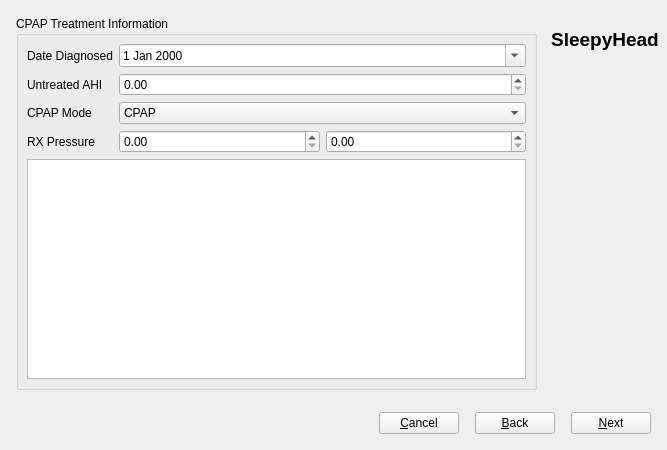
<?xml version="1.0" encoding="UTF-8"?>
<ui version="4.0">
 <class>NewProfile</class>
 <widget class="QDialog" name="NewProfile">
  <property name="geometry">
   <rect>
    <x>0</x>
    <y>0</y>
    <width>667</width>
    <height>450</height>
   </rect>
  </property>
  <property name="windowTitle">
   <string>Edit User Profile</string>
  </property>
  <property name="windowIcon">
   <iconset resource="Resources.qrc">
    <normaloff>:/icons/logo.png</normaloff>:/icons/logo.png</iconset>
  </property>
  <layout class="QVBoxLayout" name="verticalLayout_3">
   <property name="leftMargin">
    <number>8</number>
   </property>
   <property name="topMargin">
    <number>8</number>
   </property>
   <property name="rightMargin">
    <number>8</number>
   </property>
   <property name="bottomMargin">
    <number>8</number>
   </property>
   <item>
    <layout class="QHBoxLayout" name="horizontalLayout">
     <item>
      <layout class="QVBoxLayout" name="verticalLayout_2">
       <property name="spacing">
        <number>0</number>
       </property>
       <item>
        <widget class="QStackedWidget" name="stackedWidget">
         <property name="currentIndex">
          <number>3</number>
         </property>
         <widget class="QWidget" name="welcomePage">
          <layout class="QVBoxLayout" name="verticalLayout_8">
           <item>
            <widget class="QTextBrowser" name="textBrowser">
             <property name="autoFormatting">
              <set>QTextEdit::AutoNone</set>
             </property>
             <property name="source">
              <url>
               <string>about:blank</string>
              </url>
             </property>
             <property name="openExternalLinks">
              <bool>false</bool>
             </property>
             <property name="openLinks">
              <bool>false</bool>
             </property>
            </widget>
           </item>
           <item>
            <layout class="QHBoxLayout" name="horizontalLayout_5">
             <item>
              <widget class="QCheckBox" name="agreeCheckbox">
               <property name="text">
                <string>I agree to all the conditions above.</string>
               </property>
              </widget>
             </item>
             <item>
              <spacer name="horizontalSpacer_2">
               <property name="orientation">
                <enum>Qt::Horizontal</enum>
               </property>
               <property name="sizeHint" stdset="0">
                <size>
                 <width>40</width>
                 <height>20</height>
                </size>
               </property>
              </spacer>
             </item>
            </layout>
           </item>
          </layout>
         </widget>
         <widget class="QWidget" name="userPage">
          <layout class="QVBoxLayout" name="verticalLayout_9">
           <property name="spacing">
            <number>6</number>
           </property>
           <property name="leftMargin">
            <number>8</number>
           </property>
           <property name="topMargin">
            <number>8</number>
           </property>
           <property name="rightMargin">
            <number>8</number>
           </property>
           <property name="bottomMargin">
            <number>8</number>
           </property>
           <item>
            <widget class="QGroupBox" name="groupBox">
             <property name="title">
              <string>User Information</string>
             </property>
             <property name="flat">
              <bool>false</bool>
             </property>
             <layout class="QVBoxLayout" name="verticalLayout_10">
              <property name="spacing">
               <number>6</number>
              </property>
              <property name="leftMargin">
               <number>8</number>
              </property>
              <property name="topMargin">
               <number>8</number>
              </property>
              <property name="rightMargin">
               <number>8</number>
              </property>
              <property name="bottomMargin">
               <number>8</number>
              </property>
              <item>
               <layout class="QHBoxLayout" name="horizontalLayout_7">
                <item>
                 <widget class="QLabel" name="label">
                  <property name="text">
                   <string>User Name</string>
                  </property>
                 </widget>
                </item>
                <item>
                 <widget class="QLineEdit" name="userNameEdit"/>
                </item>
               </layout>
              </item>
             </layout>
            </widget>
           </item>
           <item>
            <widget class="QGroupBox" name="passwordGroupBox">
             <property name="toolTip">
              <string>Keep the kids out.. Nothing more.. This isn't meant to be uber security.</string>
             </property>
             <property name="title">
              <string>Password Protect Profile</string>
             </property>
             <property name="flat">
              <bool>false</bool>
             </property>
             <property name="checkable">
              <bool>true</bool>
             </property>
             <property name="checked">
              <bool>false</bool>
             </property>
             <layout class="QGridLayout" name="gridLayout_2">
              <property name="leftMargin">
               <number>8</number>
              </property>
              <property name="topMargin">
               <number>8</number>
              </property>
              <property name="rightMargin">
               <number>8</number>
              </property>
              <property name="bottomMargin">
               <number>8</number>
              </property>
              <item row="0" column="0">
               <widget class="QLabel" name="label_13">
                <property name="text">
                 <string>Password</string>
                </property>
               </widget>
              </item>
              <item row="0" column="1">
               <widget class="QLineEdit" name="passwordEdit1">
                <property name="echoMode">
                 <enum>QLineEdit::PasswordEchoOnEdit</enum>
                </property>
               </widget>
              </item>
              <item row="1" column="0">
               <widget class="QLabel" name="label_14">
                <property name="text">
                 <string>...twice...</string>
                </property>
               </widget>
              </item>
              <item row="1" column="1">
               <widget class="QLineEdit" name="passwordEdit2">
                <property name="echoMode">
                 <enum>QLineEdit::PasswordEchoOnEdit</enum>
                </property>
               </widget>
              </item>
             </layout>
            </widget>
           </item>
           <item>
            <widget class="QGroupBox" name="groupBox_3">
             <property name="title">
              <string>Locale Settings</string>
             </property>
             <layout class="QGridLayout" name="gridLayout">
              <property name="leftMargin">
               <number>8</number>
              </property>
              <property name="topMargin">
               <number>8</number>
              </property>
              <property name="rightMargin">
               <number>8</number>
              </property>
              <property name="bottomMargin">
               <number>8</number>
              </property>
              <property name="spacing">
               <number>6</number>
              </property>
              <item row="4" column="0">
               <widget class="QCheckBox" name="DSTcheckbox">
                <property name="sizePolicy">
                 <sizepolicy hsizetype="Fixed" vsizetype="Fixed">
                  <horstretch>0</horstretch>
                  <verstretch>0</verstretch>
                 </sizepolicy>
                </property>
                <property name="text">
                 <string>DST Zone</string>
                </property>
               </widget>
              </item>
              <item row="2" column="0">
               <widget class="QLabel" name="label_27">
                <property name="sizePolicy">
                 <sizepolicy hsizetype="Preferred" vsizetype="Preferred">
                  <horstretch>0</horstretch>
                  <verstretch>0</verstretch>
                 </sizepolicy>
                </property>
                <property name="text">
                 <string>TimeZone</string>
                </property>
                <property name="alignment">
                 <set>Qt::AlignLeading|Qt::AlignLeft|Qt::AlignVCenter</set>
                </property>
               </widget>
              </item>
              <item row="6" column="0">
               <spacer name="verticalSpacer">
                <property name="orientation">
                 <enum>Qt::Vertical</enum>
                </property>
                <property name="sizeHint" stdset="0">
                 <size>
                  <width>20</width>
                  <height>40</height>
                 </size>
                </property>
               </spacer>
              </item>
              <item row="2" column="1" colspan="2">
               <widget class="QComboBox" name="timezoneCombo"/>
              </item>
              <item row="1" column="0">
               <widget class="QLabel" name="label_25">
                <property name="sizePolicy">
                 <sizepolicy hsizetype="Preferred" vsizetype="Preferred">
                  <horstretch>0</horstretch>
                  <verstretch>0</verstretch>
                 </sizepolicy>
                </property>
                <property name="text">
                 <string>Country</string>
                </property>
                <property name="alignment">
                 <set>Qt::AlignLeading|Qt::AlignLeft|Qt::AlignVCenter</set>
                </property>
               </widget>
              </item>
              <item row="1" column="1" colspan="2">
               <widget class="QComboBox" name="countryCombo"/>
              </item>
             </layout>
            </widget>
           </item>
          </layout>
         </widget>
         <widget class="QWidget" name="personalPage">
          <layout class="QVBoxLayout" name="verticalLayout_4">
           <property name="spacing">
            <number>6</number>
           </property>
           <property name="leftMargin">
            <number>8</number>
           </property>
           <property name="topMargin">
            <number>8</number>
           </property>
           <property name="rightMargin">
            <number>8</number>
           </property>
           <property name="bottomMargin">
            <number>8</number>
           </property>
           <item>
            <widget class="QGroupBox" name="groupBox_6">
             <property name="title">
              <string>Personal Information (for reports)</string>
             </property>
             <layout class="QFormLayout" name="formLayout_6">
              <property name="horizontalSpacing">
               <number>6</number>
              </property>
              <property name="verticalSpacing">
               <number>6</number>
              </property>
              <property name="leftMargin">
               <number>8</number>
              </property>
              <property name="topMargin">
               <number>8</number>
              </property>
              <property name="rightMargin">
               <number>8</number>
              </property>
              <property name="bottomMargin">
               <number>8</number>
              </property>
              <item row="0" column="0">
               <widget class="QLabel" name="label_5">
                <property name="text">
                 <string>First Name</string>
                </property>
               </widget>
              </item>
              <item row="0" column="1">
               <widget class="QLineEdit" name="firstNameEdit"/>
              </item>
              <item row="1" column="0">
               <widget class="QLabel" name="label_6">
                <property name="text">
                 <string>Last Name</string>
                </property>
               </widget>
              </item>
              <item row="1" column="1">
               <widget class="QLineEdit" name="lastNameEdit"/>
              </item>
              <item row="2" column="0">
               <widget class="QLabel" name="label_7">
                <property name="toolTip">
                 <string>It's totally ok to fib or skip this, but your rough age is needed to enhance accuracy of certain calculations.</string>
                </property>
                <property name="text">
                 <string>D.O.B.</string>
                </property>
               </widget>
              </item>
              <item row="2" column="1">
               <layout class="QHBoxLayout" name="horizontalLayout_3">
                <item>
                 <widget class="QDateEdit" name="dobEdit">
                  <property name="calendarPopup">
                   <bool>true</bool>
                  </property>
                 </widget>
                </item>
                <item>
                 <widget class="QLabel" name="label_8">
                  <property name="toolTip">
                   <string>&lt;html&gt;&lt;head/&gt;&lt;body&gt;&lt;p&gt;Biological (birth) gender is sometimes needed to enhance the accuracy of a few calculations, feel free to leave this blank and skip any of them.&lt;/p&gt;&lt;/body&gt;&lt;/html&gt;</string>
                  </property>
                  <property name="text">
                   <string>Gender</string>
                  </property>
                 </widget>
                </item>
                <item>
                 <widget class="QComboBox" name="genderCombo">
                  <item>
                   <property name="text">
                    <string/>
                   </property>
                  </item>
                  <item>
                   <property name="text">
                    <string>Male</string>
                   </property>
                  </item>
                  <item>
                   <property name="text">
                    <string>Female</string>
                   </property>
                  </item>
                 </widget>
                </item>
               </layout>
              </item>
              <item row="3" column="0">
               <widget class="QLabel" name="label_10">
                <property name="sizePolicy">
                 <sizepolicy hsizetype="Minimum" vsizetype="Preferred">
                  <horstretch>0</horstretch>
                  <verstretch>0</verstretch>
                 </sizepolicy>
                </property>
                <property name="text">
                 <string>Height</string>
                </property>
                <property name="alignment">
                 <set>Qt::AlignLeading|Qt::AlignLeft|Qt::AlignVCenter</set>
                </property>
               </widget>
              </item>
              <item row="3" column="1">
               <layout class="QHBoxLayout" name="horizontalLayout_6">
                <item>
                 <widget class="QDoubleSpinBox" name="heightEdit">
                  <property name="decimals">
                   <number>2</number>
                  </property>
                  <property name="maximum">
                   <double>350.000000000000000</double>
                  </property>
                 </widget>
                </item>
                <item>
                 <widget class="QDoubleSpinBox" name="heightEdit2">
                  <property name="decimals">
                   <number>0</number>
                  </property>
                  <property name="singleStep">
                   <double>1.000000000000000</double>
                  </property>
                 </widget>
                </item>
                <item>
                 <widget class="QComboBox" name="heightCombo">
                  <property name="sizePolicy">
                   <sizepolicy hsizetype="Preferred" vsizetype="Fixed">
                    <horstretch>0</horstretch>
                    <verstretch>0</verstretch>
                   </sizepolicy>
                  </property>
                  <item>
                   <property name="text">
                    <string>metric</string>
                   </property>
                  </item>
                  <item>
                   <property name="text">
                    <string>archiac</string>
                   </property>
                  </item>
                 </widget>
                </item>
               </layout>
              </item>
             </layout>
            </widget>
           </item>
           <item>
            <widget class="QGroupBox" name="groupBox_2">
             <property name="title">
              <string>Contact Information</string>
             </property>
             <layout class="QFormLayout" name="formLayout">
              <property name="fieldGrowthPolicy">
               <enum>QFormLayout::AllNonFixedFieldsGrow</enum>
              </property>
              <property name="horizontalSpacing">
               <number>6</number>
              </property>
              <property name="verticalSpacing">
               <number>6</number>
              </property>
              <property name="leftMargin">
               <number>8</number>
              </property>
              <property name="topMargin">
               <number>8</number>
              </property>
              <property name="rightMargin">
               <number>8</number>
              </property>
              <property name="bottomMargin">
               <number>8</number>
              </property>
              <item row="0" column="0">
               <widget class="QLabel" name="label_9">
                <property name="text">
                 <string>Address</string>
                </property>
                <property name="alignment">
                 <set>Qt::AlignLeading|Qt::AlignLeft|Qt::AlignTop</set>
                </property>
               </widget>
              </item>
              <item row="0" column="1">
               <widget class="QTextEdit" name="addressEdit">
                <property name="tabChangesFocus">
                 <bool>true</bool>
                </property>
               </widget>
              </item>
              <item row="1" column="0">
               <widget class="QLabel" name="label_11">
                <property name="text">
                 <string>Email</string>
                </property>
               </widget>
              </item>
              <item row="1" column="1">
               <widget class="QLineEdit" name="emailEdit"/>
              </item>
              <item row="3" column="0">
               <widget class="QLabel" name="label_12">
                <property name="text">
                 <string>Phone</string>
                </property>
               </widget>
              </item>
              <item row="3" column="1">
               <widget class="QLineEdit" name="phoneEdit"/>
              </item>
              <item row="4" column="1">
               <spacer name="verticalSpacer_6">
                <property name="orientation">
                 <enum>Qt::Vertical</enum>
                </property>
                <property name="sizeHint" stdset="0">
                 <size>
                  <width>20</width>
                  <height>40</height>
                 </size>
                </property>
               </spacer>
              </item>
             </layout>
            </widget>
           </item>
          </layout>
         </widget>
         <widget class="QWidget" name="cpapPage">
          <layout class="QVBoxLayout" name="verticalLayout_7">
           <property name="spacing">
            <number>6</number>
           </property>
           <property name="leftMargin">
            <number>8</number>
           </property>
           <property name="topMargin">
            <number>8</number>
           </property>
           <property name="rightMargin">
            <number>8</number>
           </property>
           <property name="bottomMargin">
            <number>8</number>
           </property>
           <item>
            <widget class="QGroupBox" name="groupBox_4">
             <property name="title">
              <string>CPAP Treatment Information</string>
             </property>
             <layout class="QFormLayout" name="formLayout_4">
              <property name="fieldGrowthPolicy">
               <enum>QFormLayout::AllNonFixedFieldsGrow</enum>
              </property>
              <property name="horizontalSpacing">
               <number>6</number>
              </property>
              <property name="verticalSpacing">
               <number>6</number>
              </property>
              <property name="leftMargin">
               <number>8</number>
              </property>
              <property name="topMargin">
               <number>8</number>
              </property>
              <property name="rightMargin">
               <number>8</number>
              </property>
              <property name="bottomMargin">
               <number>8</number>
              </property>
              <item row="0" column="0">
               <widget class="QLabel" name="label_16">
                <property name="text">
                 <string>Date Diagnosed</string>
                </property>
               </widget>
              </item>
              <item row="0" column="1">
               <widget class="QDateEdit" name="dateDiagnosedEdit">
                <property name="calendarPopup">
                 <bool>true</bool>
                </property>
               </widget>
              </item>
              <item row="1" column="0">
               <widget class="QLabel" name="label_4">
                <property name="text">
                 <string>Untreated AHI</string>
                </property>
               </widget>
              </item>
              <item row="1" column="1">
               <widget class="QDoubleSpinBox" name="untreatedAHIEdit">
                <property name="maximum">
                 <double>999.990000000000009</double>
                </property>
               </widget>
              </item>
              <item row="2" column="0">
               <widget class="QLabel" name="label_20">
                <property name="text">
                 <string>CPAP Mode</string>
                </property>
               </widget>
              </item>
              <item row="2" column="1">
               <widget class="QComboBox" name="cpapModeCombo">
                <item>
                 <property name="text">
                  <string>CPAP</string>
                 </property>
                </item>
                <item>
                 <property name="text">
                  <string>APAP</string>
                 </property>
                </item>
                <item>
                 <property name="text">
                  <string>Bi-Level</string>
                 </property>
                </item>
                <item>
                 <property name="text">
                  <string>ASV</string>
                 </property>
                </item>
               </widget>
              </item>
              <item row="3" column="0">
               <widget class="QLabel" name="label_21">
                <property name="text">
                 <string>RX Pressure</string>
                </property>
               </widget>
              </item>
              <item row="3" column="1">
               <layout class="QHBoxLayout" name="horizontalLayout_4">
                <item>
                 <widget class="QDoubleSpinBox" name="minPressureEdit"/>
                </item>
                <item>
                 <widget class="QDoubleSpinBox" name="maxPressureEdit"/>
                </item>
               </layout>
              </item>
              <item row="4" column="0" colspan="2">
               <widget class="QPlainTextEdit" name="cpapNotes">
                <property name="tabChangesFocus">
                 <bool>true</bool>
                </property>
               </widget>
              </item>
             </layout>
            </widget>
           </item>
          </layout>
         </widget>
         <widget class="QWidget" name="doctorPage">
          <layout class="QVBoxLayout" name="verticalLayout_6">
           <property name="spacing">
            <number>6</number>
           </property>
           <property name="leftMargin">
            <number>8</number>
           </property>
           <property name="topMargin">
            <number>8</number>
           </property>
           <property name="rightMargin">
            <number>8</number>
           </property>
           <property name="bottomMargin">
            <number>8</number>
           </property>
           <item>
            <widget class="QGroupBox" name="groupBox_5">
             <property name="title">
              <string>Doctors / Clinic Information</string>
             </property>
             <layout class="QFormLayout" name="formLayout_5">
              <property name="fieldGrowthPolicy">
               <enum>QFormLayout::AllNonFixedFieldsGrow</enum>
              </property>
              <property name="horizontalSpacing">
               <number>6</number>
              </property>
              <property name="verticalSpacing">
               <number>6</number>
              </property>
              <property name="leftMargin">
               <number>8</number>
              </property>
              <property name="topMargin">
               <number>8</number>
              </property>
              <property name="rightMargin">
               <number>8</number>
              </property>
              <property name="bottomMargin">
               <number>8</number>
              </property>
              <item row="0" column="0">
               <widget class="QLabel" name="label_17">
                <property name="text">
                 <string>Doctors Name</string>
                </property>
               </widget>
              </item>
              <item row="0" column="1">
               <widget class="QLineEdit" name="doctorNameEdit"/>
              </item>
              <item row="1" column="0" colspan="2">
               <widget class="Line" name="line">
                <property name="orientation">
                 <enum>Qt::Horizontal</enum>
                </property>
               </widget>
              </item>
              <item row="2" column="0">
               <widget class="QLabel" name="label_23">
                <property name="text">
                 <string>Practice Name</string>
                </property>
               </widget>
              </item>
              <item row="2" column="1">
               <widget class="QLineEdit" name="doctorPracticeEdit"/>
              </item>
              <item row="3" column="0">
               <widget class="QLabel" name="label_24">
                <property name="text">
                 <string>Patient ID</string>
                </property>
               </widget>
              </item>
              <item row="3" column="1">
               <widget class="QLineEdit" name="doctorPatientIDEdit"/>
              </item>
              <item row="4" column="0" colspan="2">
               <widget class="Line" name="line_7">
                <property name="orientation">
                 <enum>Qt::Horizontal</enum>
                </property>
               </widget>
              </item>
              <item row="5" column="0">
               <widget class="QLabel" name="label_22">
                <property name="text">
                 <string>Address</string>
                </property>
               </widget>
              </item>
              <item row="5" column="1">
               <widget class="QTextEdit" name="doctorAddressEdit">
                <property name="tabChangesFocus">
                 <bool>true</bool>
                </property>
               </widget>
              </item>
              <item row="6" column="0" colspan="2">
               <widget class="Line" name="line_2">
                <property name="orientation">
                 <enum>Qt::Horizontal</enum>
                </property>
               </widget>
              </item>
              <item row="7" column="0">
               <widget class="QLabel" name="label_18">
                <property name="text">
                 <string>Phone</string>
                </property>
               </widget>
              </item>
              <item row="7" column="1">
               <widget class="QLineEdit" name="doctorPhoneEdit"/>
              </item>
              <item row="8" column="0">
               <widget class="QLabel" name="label_19">
                <property name="text">
                 <string>Email</string>
                </property>
               </widget>
              </item>
              <item row="8" column="1">
               <widget class="QLineEdit" name="doctorEmailEdit"/>
              </item>
              <item row="9" column="1">
               <spacer name="verticalSpacer_4">
                <property name="orientation">
                 <enum>Qt::Vertical</enum>
                </property>
                <property name="sizeHint" stdset="0">
                 <size>
                  <width>20</width>
                  <height>40</height>
                 </size>
                </property>
               </spacer>
              </item>
             </layout>
            </widget>
           </item>
          </layout>
         </widget>
        </widget>
       </item>
      </layout>
     </item>
     <item>
      <layout class="QVBoxLayout" name="verticalLayout">
       <item>
        <widget class="QLabel" name="label_2">
         <property name="maximumSize">
          <size>
           <width>128</width>
           <height>128</height>
          </size>
         </property>
         <property name="text">
          <string/>
         </property>
         <property name="pixmap">
          <pixmap resource="Resources.qrc">:/icons/logo.png</pixmap>
         </property>
         <property name="scaledContents">
          <bool>true</bool>
         </property>
        </widget>
       </item>
       <item>
        <widget class="QLabel" name="AppTitle">
         <property name="sizePolicy">
          <sizepolicy hsizetype="Preferred" vsizetype="Fixed">
           <horstretch>0</horstretch>
           <verstretch>0</verstretch>
          </sizepolicy>
         </property>
         <property name="font">
          <font>
           <pointsize>14</pointsize>
           <weight>75</weight>
           <italic>false</italic>
           <bold>true</bold>
          </font>
         </property>
         <property name="text">
          <string>SleepyHead</string>
         </property>
         <property name="alignment">
          <set>Qt::AlignHCenter|Qt::AlignTop</set>
         </property>
        </widget>
       </item>
       <item>
        <widget class="QLabel" name="releaseStatus">
         <property name="font">
          <font>
           <italic>true</italic>
          </font>
         </property>
         <property name="text">
          <string/>
         </property>
         <property name="alignment">
          <set>Qt::AlignCenter</set>
         </property>
        </widget>
       </item>
       <item>
        <spacer name="verticalSpacer_2">
         <property name="orientation">
          <enum>Qt::Vertical</enum>
         </property>
         <property name="sizeHint" stdset="0">
          <size>
           <width>20</width>
           <height>40</height>
          </size>
         </property>
        </spacer>
       </item>
      </layout>
     </item>
    </layout>
   </item>
   <item>
    <layout class="QHBoxLayout" name="horizontalLayout_2">
     <property name="spacing">
      <number>16</number>
     </property>
     <property name="leftMargin">
      <number>8</number>
     </property>
     <property name="topMargin">
      <number>8</number>
     </property>
     <property name="rightMargin">
      <number>8</number>
     </property>
     <property name="bottomMargin">
      <number>8</number>
     </property>
     <item>
      <spacer name="horizontalSpacer">
       <property name="orientation">
        <enum>Qt::Horizontal</enum>
       </property>
       <property name="sizeHint" stdset="0">
        <size>
         <width>40</width>
         <height>20</height>
        </size>
       </property>
      </spacer>
     </item>
     <item>
      <widget class="QPushButton" name="cancelButton">
       <property name="sizePolicy">
        <sizepolicy hsizetype="Minimum" vsizetype="Minimum">
         <horstretch>0</horstretch>
         <verstretch>0</verstretch>
        </sizepolicy>
       </property>
       <property name="text">
        <string>&amp;Cancel</string>
       </property>
       <property name="autoDefault">
        <bool>false</bool>
       </property>
      </widget>
     </item>
     <item>
      <widget class="QPushButton" name="backButton">
       <property name="sizePolicy">
        <sizepolicy hsizetype="Minimum" vsizetype="Minimum">
         <horstretch>0</horstretch>
         <verstretch>0</verstretch>
        </sizepolicy>
       </property>
       <property name="text">
        <string>&amp;Back</string>
       </property>
       <property name="autoDefault">
        <bool>false</bool>
       </property>
      </widget>
     </item>
     <item>
      <widget class="QPushButton" name="nextButton">
       <property name="sizePolicy">
        <sizepolicy hsizetype="Minimum" vsizetype="Minimum">
         <horstretch>0</horstretch>
         <verstretch>0</verstretch>
        </sizepolicy>
       </property>
       <property name="text">
        <string>&amp;Next</string>
       </property>
       <property name="autoDefault">
        <bool>false</bool>
       </property>
       <property name="default">
        <bool>false</bool>
       </property>
      </widget>
     </item>
    </layout>
   </item>
  </layout>
 </widget>
 <resources>
  <include location="Resources.qrc"/>
 </resources>
 <connections>
  <connection>
   <sender>cancelButton</sender>
   <signal>clicked()</signal>
   <receiver>NewProfile</receiver>
   <slot>reject()</slot>
   <hints>
    <hint type="sourcelabel">
     <x>425</x>
     <y>373</y>
    </hint>
    <hint type="destinationlabel">
     <x>288</x>
     <y>197</y>
    </hint>
   </hints>
  </connection>
 </connections>
</ui>
